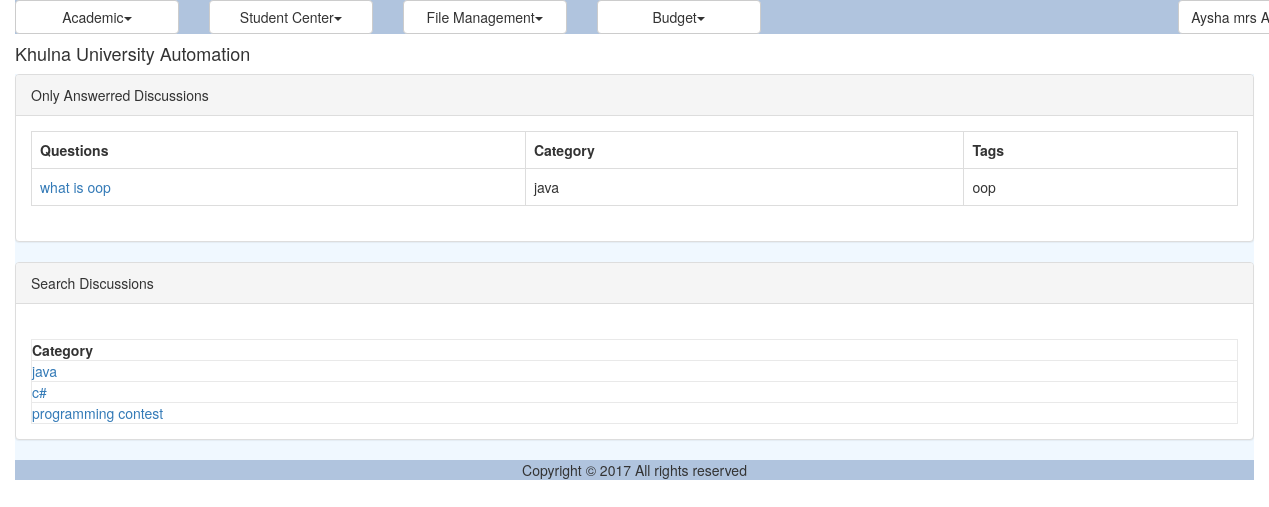
The page /discussion_answered.php (signed in) on the database its author committed.
### tables this page shows
CREATE TABLE `dms_discussion` (
  `ID` varchar(40) NOT NULL,
  `Title` varchar(150) NOT NULL,
  `CategoryID` varchar(40) NOT NULL,
  `Description` varchar(300) NOT NULL,
  `Tag` varchar(200) NOT NULL,
  `CreationDate` datetime NOT NULL,
  `CreatorID` varchar(40) NOT NULL
);

CREATE TABLE `dms_discussion_category` (
  `ID` varchar(40) NOT NULL,
  `Name` varchar(40) NOT NULL
);

### util/class.util.inc (called while the page is built, shortened)
<?php
class ConfigUtil implements I_DBConfig, I_LogConfig, I_LanguageConfig{
	public static $s_instance;
	private $_host;
	private $_username;
	private $_password;
	private $_database;
	public static function getInstance() {
		if(!self::$s_instance) {
			self::$s_instance = new self();
		}
		return self::$s_instance;
	}
	private function readConfig(){
		$this->_ini_array = parse_ini_file(CONFIG.'system.ini');
		$this->_host =	$this->_ini_array['db_host'];
		$this->_username = $this->_ini_array['db_username'];
		$this->_password = $this->_ini_array['db_password'];
		$this->_database = $this->_ini_array['db_database'];
	}
	public function getDBHost(){
		return $this->_host;
	}
	public function getDBUserName(){
		return $this->_username;
	}
	public function getDBPassword(){
		return $this->_password;
	}
	public function getDBName(){
		return $this->_database;
	}
}
class DBUtil implements I_DBUtil {
	private static $s_instance;
	private $_host;
	private $_username;
	private $_password;
	private $_database;
	protected $_connection;
	protected $_result;
	public static function getInstance() {
		if(!self::$s_instance) {
			self::$s_instance = new self();
		}
		return self::$s_instance;
	}
	private function readDBConfig(){
		$_config = ConfigUtil::getInstance();
		$this->_host = $_config->getDBHost();
		$this->_username = $_config->getDBUserName();
		$this->_password = $_config->getDBPassword();
		$this->_database = $_config->getDBName();
	}
	private function setConnection(){
		$this->_connection = new mysqli($this->_host, $this->_username,
			$this->_password, $this->_database);
	}
	public function doQuery($sql) {
		$this->_result = $this->_connection->query($sql) or die(mysqli_error($this->_connection));
		return $this->_result;
	}
	public function getNumRows() {
		$this->_numRows = mysqli_num_rows($this->_result);
		return $this->_numRows;
	}
	public function getAllRows() {
		$rows = array();
		for($x = 0; $x < $this->getNumRows(); $x++) {
			$rows[] = mysqli_fetch_assoc($this->_result);
		}
		return $rows;
	}
	public function getTopRow() {
		return $this->_result->fetch_array();
	}
}
class LogUtil{
	private static $s_instance;
	public static function getInstance(){
		if(!self::$s_instance) {
			self::$s_instance = new self();
		}
		return self::$s_instance;
	}
}
class LangUtil{
	private static $s_instance;
	public static function getInstance() {
		if(!self::$s_instance) {
			self::$s_instance = new self();
		}
		return self::$s_instance;
	}
}
?>

### modules/forum/ui/blade/view.answered.blade.inc (called while the page is built, shortened)
<?php
include_once UTILITY.'class.util.inc';
include_once MODULES_FORUM.'bao/class.answeredbao.inc';
$_AnsweredBAO = new AnsweredBAO();
?>

### modules/forum/bao/class.answeredbao.inc (called while the page is built, shortened)
<?php
include_once UTILITY.'class.util.inc';
include_once MODULES_FORUM.'dao/class.answereddao.inc';
Class AnsweredBAO{
	private $_AnsweredDAO;
	public function __construct(){
		$this->_AnsweredDAO = new AnsweredDAO();
	}
	public function getAllDiscussions(){
		$Result = $this->_AnsweredDAO->getAllDiscussions();
		return $Result;
	}
	public function getAllDiscussionCategorys(){
		$Result = $this->_AnsweredDAO->getAllDiscussionCategorys();
		return $Result;
	}
	public function getNameFromCatagoryID($Discussion){
		$Result = $this->_AnsweredDAO->getNameFromCatagoryID($Discussion);
		return $Result;
	}
}
?>

### modules/forum/dao/class.answereddao.inc (called while the page is built, shortened)
<?php
include_once COMMON.'class.common.inc';
include_once COMMON.'class.common.forum.inc';
include_once UTILITY.'class.util.inc';
Class AnsweredDAO{
	private $_DB;
	public function __construct(){
		$this->_DB = DBUtil::getInstance();
	}
	public function getAllDiscussions(){
		$DiscussionList = array();
		$this->_DB->doQuery("SELECT * FROM dms_discussion WHERE ID IN (SELECT DiscussionID FROM dms_discussion_comment)");
		$rows = $this->_DB->getAllRows();
		for($i = 0; $i < sizeof($rows); $i++) {
			$row = $rows[$i];
			$this->_Discussion = new Discussion();
		    $this->_Discussion->setID ( $row['ID']);
		    $this->_Discussion->setName( $row['Title'] );
		    $this->_Discussion->setCategory( $row['CategoryID'] );
		    $this->_Discussion->setDescription( $row['Description'] );
		    $this->_Discussion->setTag( $row['Tag'] );
		    $this->_Discussion->setCreationDate( $row['CreationDate'] );
		    $this->_Discussion->setCreator( $row['CreatorID'] );
		    $DiscussionList[]=$this->_Discussion;
		}
		$Result = new Result();
		$Result->setIsSuccess(1);
		$Result->setResultObject($DiscussionList);
		return $Result;
	}
	public function getAllDiscussionCategorys(){
		$DiscussionCategoryList = array();
		$this->_DB->doQuery("SELECT * FROM dms_discussion_category");
		$rows = $this->_DB->getAllRows();
		for($i = 0; $i < sizeof($rows); $i++) {
			$row = $rows[$i];
			$this->_DiscussionCategory = new DiscussionCategory();
		    $this->_DiscussionCategory->setID ( $row['ID']);
		    $this->_DiscussionCategory->setName( $row['Name'] );
		    $DiscussionCategoryList[]=$this->_DiscussionCategory;
		}
		$Result = new Result();
		$Result->setIsSuccess(1);
		$Result->setResultObject($DiscussionCategoryList);
		return $Result;
	}
	public function getNameFromCatagoryID($CatagoryID){
		$SQL = "SELECT * FROM dms_discussion_category
				WHERE ID='".$CatagoryID."'";
		$SQL = $this->_DB->doQuery($SQL);
		$row = $this->_DB->getTopRow();
		$this->_DiscussionCategory = new DiscussionCategory();
		$this->_DiscussionCategory->setID ( $row['ID']);
		$this->_DiscussionCategory->setName( $row['Name'] );
	 	$Result = new Result();
		$Result->setIsSuccess(1);
		$Result->setResultObject($this->_DiscussionCategory);
		return $Result;
	}
}
?>

### common/class.common.inc (called while the page is built, shortened)
<?php
class Result{
    private $_IsSuccess=0;
    private $_ResultObject;
    public function setIsSuccess($IsSuccess){
        $this->_IsSuccess = $IsSuccess;
    }
    public function getIsSuccess(){
        return $this->_IsSuccess;
    }
    public function setResultObject($ResultObject){
        $this->_ResultObject = $ResultObject;
    }
    public function getResultObject(){
        return $this->_ResultObject;
    }
}
?>

### common/class.common.forum.inc (called while the page is built, shortened)
<?php
class DiscussionCategory{
    private $_ID;
    private $_name;
    public function setID ( $ID ) {
        $this->_ID = $ID;
    }
    public function getID () {
        return $this->_ID;
    }
    public function setName ($Name){
        $this->_name = $Name;
    }
    public function getName(){
        return $this->_name;
    }
}
class Discussion{
    private $_ID;
    private $_Name;
    private $_Category;
    private $_Tag;
    public function setID ( $ID ) {
        $this->_ID = $ID;
    }
    public function getID () {
        return $this->_ID;
    }
    public function setName ( $Name ) {
        $this->_Name = $Name;
    }
    public function getName () {
        return $this->_Name;
    }
    public function setCategory ( $Category ) {
        $this->_Category = $Category;
    }
    public function getCategory () {
        return $this->_Category;
    }
    public function setTag( $Tag ) {
        $this->_Tag = $Tag;
    }
    public function getTag() {
        return $this->_Tag;
    }
}
?>

### modules/forum/ui/view.answered.inc (the view)
<?php
include_once 'blade/view.answered.blade.inc';
include_once COMMON.'class.common.inc';
include_once COMMON.'class.common.forum.inc';
?>
<div class="panel panel-default">
    <div class="panel-heading">Only Answerred Discussions</div>
    <div class="panel-body">
	<table class="table table-bordered">
	<?php
	$Result = $_AnsweredBAO->getAllDiscussions();
	if($Result->getIsSuccess()){
		$DiscussionList = $Result->getResultObject();
	?>
		<tr>
			<th>Questions</th>
			<th>Category</th>
			<th>Tags</th>
		</tr>
		<?php
		for($i = 0; $i < sizeof($DiscussionList); $i++) {
			$Discussion = $DiscussionList[$i];
			?>
		    <tr>
		    <td><a href="discussion_comment.php?view=<?php echo $Discussion->getID(); ?>" onclick="return ; " >
		    <?php echo $Discussion->getName(); ?></a></td>
			    <td><?php $id = $Discussion->getCategory();
			    	$Result2 = $_AnsweredBAO->getNameFromCatagoryID($id);
			    	if ($Result2->getIsSuccess()) {
			    		$DiscussionCategory = $Result2->getResultObject();
			    		echo $DiscussionCategory->getName();
			    	}
			    	 ?></td>
			    <td><?php echo $Discussion->getTag(); ?></td>
		    </tr>
	    <?php
		}
	}
	else{
		echo $Result->getResultObject();
	}
	?>
	</table>
</div>
</div>
<div class="panel panel-default">
    <div class="panel-heading">Search Discussions</div>
    <div class="panel-body">
		<table class="table table-bordered">
		<table width="100%" border="1" cellpadding="15" bgcolor=" #d9b3ff">
			<tr><th>Category</th></tr>
			<tr><?php
				$Result = $_AnsweredBAO->getAllDiscussionCategorys();
				if($Result->getIsSuccess())
				{
					$DiscussionCategorys = $Result->getResultObject();
			        for ($i=0; $i < sizeof($DiscussionCategorys); $i++)
					{
						$DiscussionCategory = $DiscussionCategorys[$i];?>
						<tr><td><a href="search_discussion.php?Category=<?php echo $DiscussionCategory->getID(); ?>" onclick="return; "> <?php echo $DiscussionCategory->getName() ?> </a></td></tr>
					<?php
					}
				}
				?>
			</tr>
		</table>
	</div>
</div>

### resources/css/style.css (style rules this page uses)
table,td { border:solid #e9e9e9 1px; }

### rows shown on the page
dms_discussion: Title "what is oop", dms_discussion_category.Name "java", Tag "oop"
dms_discussion_category: Name "java"
dms_discussion_category: Name "c#"
dms_discussion_category: Name "programming contest"

### other values the page prints
$globalMenu[$i]->getTitle() "Academic Student Center File Management Budget"
$CurrentUser->getFullName() "Aysha mrs…"
